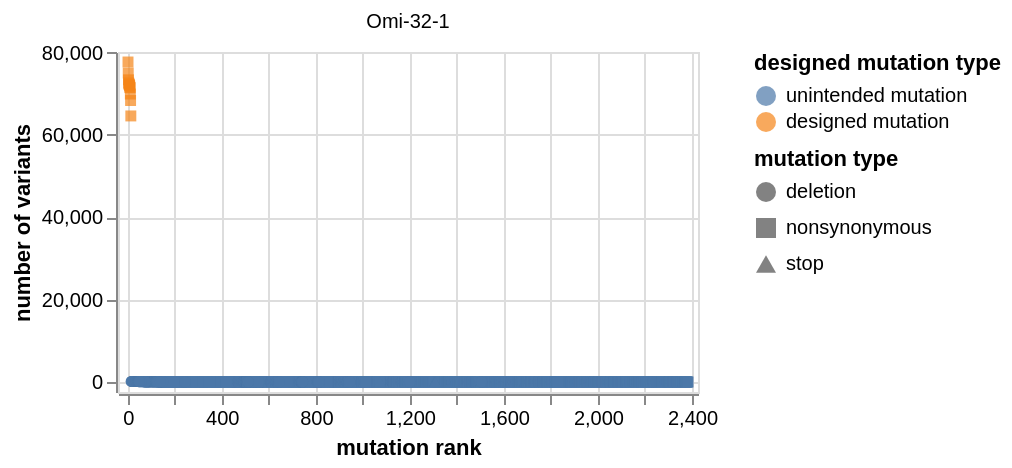

Notebook code cell kept with this figure:
### Markdown cell above
Plot number of variants with each mutation.
The legend is clickable, and you can click on entries to just show those categories (or shift-click for multiple selections).
You can also use the scroll wheel on the mouse to zoom the x-axis:

### Code cell
# now plot ranked counts

designed_mutation_type_selection = alt.selection_point(
    fields=["designed_mutation_type"],
    bind="legend",
)

mutation_type_selection = alt.selection_point(
    fields=["mutation_type"],
    bind="legend",
)

coverage_chart = (
    alt.Chart(mut_counts_designed)
    .encode(
        x=alt.X(
            "rank",
            title="mutation rank",
            scale=alt.Scale(
                nice=False, padding=5, domain=[1, mut_counts_designed["rank"].max()]
            ),
        ),
        y=alt.Y(
            "count",
            title="number of variants",
            scale=alt.Scale(
                nice=False, padding=5, domain=[0, mut_counts_designed["count"].max()]
            ),
        ),
        color=alt.Color(
            "designed_mutation_type",
            title="designed mutation type",
            scale=alt.Scale(
                domain=mut_counts_designed["designed_mutation_type"].unique(),
            ),
        ),
        shape=alt.Shape(
            "mutation_type",
            title="mutation type",
            scale=alt.Scale(
                domain=mut_counts_designed["mutation_type"].unique().tolist(),
            ),
        ),
        facet=alt.Facet(
            "library",
            title=None,
            columns=2,
        ),
        tooltip=mut_counts_designed.columns.tolist(),
    )
    .mark_point(filled=True)
    .properties(height=170, width=290)
    .add_params(designed_mutation_type_selection, mutation_type_selection)
    .transform_filter(designed_mutation_type_selection)
    .transform_filter(mutation_type_selection)
    .interactive(bind_x=True, bind_y=False)
)

coverage_chart

### Figure 1 — Vega-Lite specification as saved in the notebook (floating-point values rounded to 4 significant figures; data arrays with more than 128 entries replaced by an {"elided": "..."} marker saying what was removed)
{"config": {"view": {"continuousWidth": 300, "continuousHeight": 300}}, "data": {"name": "data-1545f900a2dd485a1cab4d66d834c12d"}, "mark": {"type": "point", "filled": true}, "encoding": {"color": {"field": "designed_mutation_type", "scale": {"domain": ["unintended mutation", "designed mutation"]}, "title": "designed mutation type", "type": "nominal"}, "facet": {"columns": 2, "field": "library", "title": null, "type": "nominal"}, "shape": {"field": "mutation_type", "scale": {"domain": ["deletion", "nonsynonymous", "stop"]}, "title": "mutation type", "type": "nominal"}, "tooltip": [{"field": "library", "type": "nominal"}, {"field": "sequential_mutation", "type": "nominal"}, {"field": "count", "type": "quantitative"}, {"field": "mutation_type", "type": "nominal"}, {"field": "reference_mutation", "type": "nominal"}, {"field": "designed_mutation_type", "type": "nominal"}, {"field": "rank", "type": "quantitative"}], "x": {"field": "rank", "scale": {"domain": [1, 2383.0], "nice": false, "padding": 5}, "title": "mutation rank", "type": "quantitative"}, "y": {"field": "count", "scale": {"domain": [0, 77710.0], "nice": false, "padding": 5}, "title": "number of variants", "type": "quantitative"}}, "height": 170, "params": [{"name": "param_2", "select": {"type": "point", "fields": ["designed_mutation_type"]}, "bind": "legend"}, {"name": "param_3", "select": {"type": "point", "fields": ["mutation_type"]}, "bind": "legend"}, {"name": "param_4", "select": {"type": "interval", "encodings": ["x"]}, "bind": "scales"}], "transform": [{"filter": {"param": "param_2"}}, {"filter": {"param": "param_3"}}], "width": 290, "$schema": "https://vega.github.io/schema/vega-lite/v5.15.1.json", "datasets": {"data-1545f900a2dd485a1cab4d66d834c12d": {"elided": "2383 records"}}}
